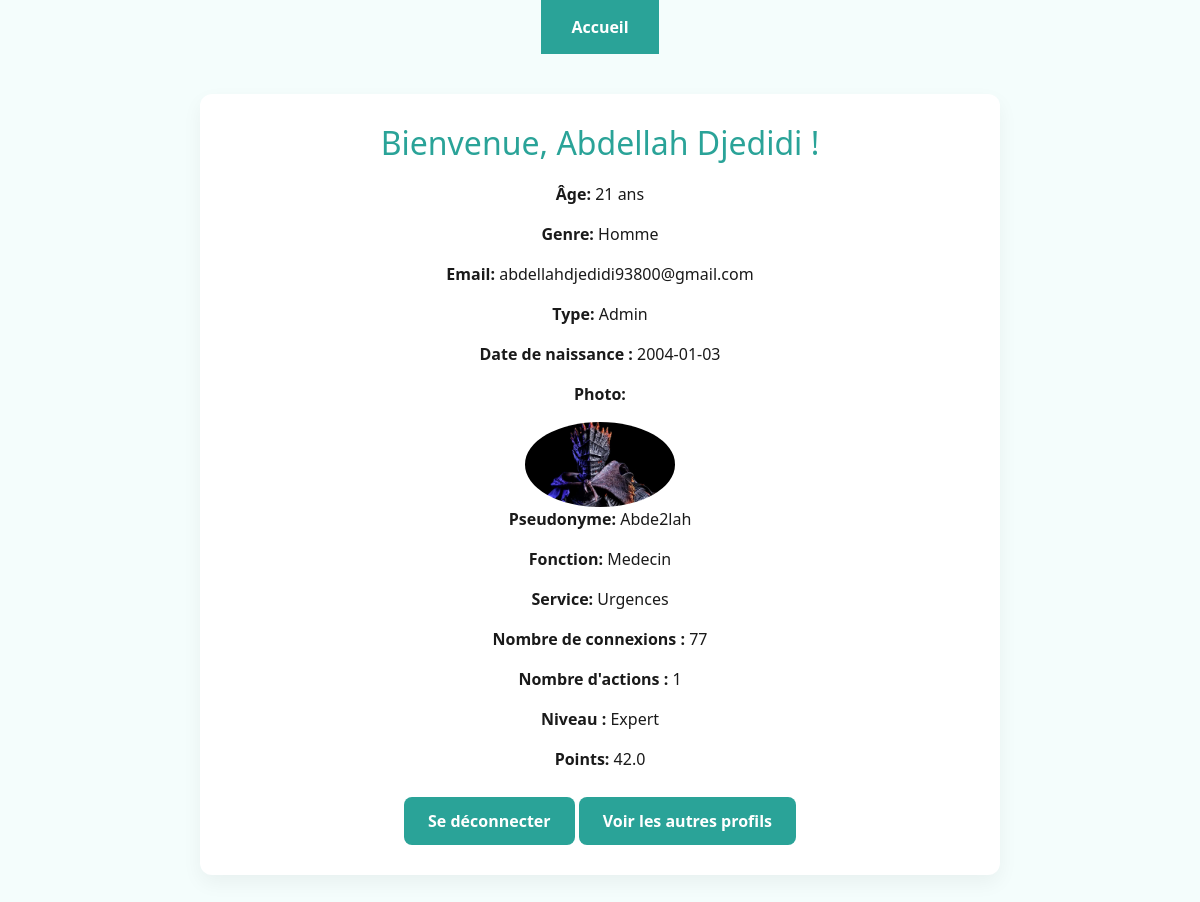
The page /profil/Abde2lah on the database as committed earlier.
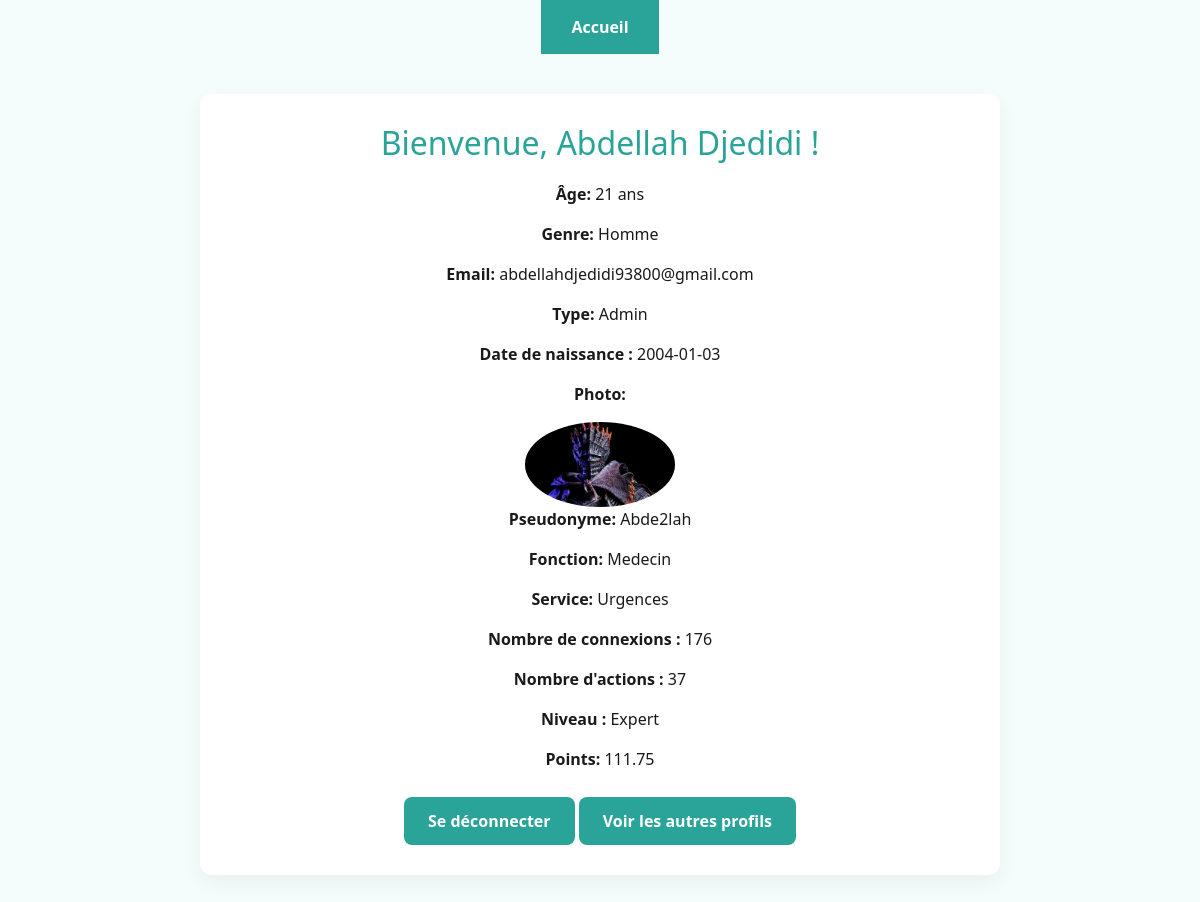
The same page on the database as committed later.
### tables this page shows
CREATE TABLE Informations (
    nom VARCHAR(255),
    prenom VARCHAR(255),
    age INT,
    genre VARCHAR(30),
    email VARCHAR(50),
    dateNaissance DATE,
    type VARCHAR INT,
    password VARCHAR(255),
    photo VARCHAR(255),
    fonction VARCHAR(30),
    service VARCHAR(30),
    niveau INT,
    pseudonyme VARCHAR(50) PRIMARY KEY,
    points FLOAT,
    nbAction INT,
    nbAcces INT,
    FOREIGN KEY (pseudonyme) REFERENCES Connexion(pseudonyme)
);

### app.py (the view)
@app.route('/profil/<pseudonyme>')
def profil(pseudonyme):
    conn = sql.connect("donnees.db")
    cursor = conn.cursor()
    cursor.execute("SELECT * FROM Informations WHERE pseudonyme = ?", (pseudonyme,))
    user = cursor.fetchone()
    conn.close()
    return render_template("profil.html", user=user) if user else ("Utilisateur non trouvé", 404)

### app.py (called while the page is built)
@app.context_processor
def inject_user_type():
    def get_user_type_safe(pseudo):
        result = get_user_type(pseudo)
        return int(result[0]) if result else 0
    return dict(get_user_type=get_user_type_safe)

### models.py (called while the page is built)
def get_user_type(pseudonyme):
    con = sql.connect("donnees.db")
    cur = con.cursor()
    cur.execute("SELECT type FROM Informations WHERE pseudonyme = ? OR email = ?", (pseudonyme, pseudonyme))
    result = cur.fetchone()
    con.close()
    return result

### templates/profil.html (shortened to what this page needs)
<!DOCTYPE html>
<html lang="fr">
<head>
    <link rel="stylesheet" href="https://cdn.jsdelivr.net/npm/bootstrap@5.3.0/dist/css/bootstrap.min.css">
    <link rel="stylesheet" href="{{ url_for('static', filename='dist/css/styles.css') }}">
</head>
<body>
    <div class="navbar">
        <a href="{{ url_for('accueil')}}">Accueil</a>
    </div>
    <div class="container text-center">
        <h2>Bienvenue, {{ user[1] }} {{ user[0] }} !</h2>
        <p><strong>Âge:</strong> {{ user[2] }} ans</p>
        <p><strong>Genre:</strong> {{ user[3] }}</p>
        <p><strong>Email:</strong> {{ user[4] }}</p>
        <p><strong>Type:</strong>
            {% if user[6] == 1 %}
                Simple
            {% elif user[6] == 2 %}
                Complexe
            {% elif user[6] == 3 %}
                Admin
            {% endif %}
        </p>
        <p><strong>Date de naissance :</strong> {{ user[5] }}</p>
        <p><strong>Photo:</strong></p>
        <img src="{{ user[8] }}" alt="" class="img-fluid" style="max-width: 150px; border-radius: 50%; border: 8px; border-color: black;"/>
        <p><strong>Pseudonyme:</strong> {{ user[12] }}</p>
        <p><strong>Fonction:</strong> {{ user[9] }}</p>
        <p><strong>Service:</strong> {{ user[10] }}</p>
        <p><strong>Nombre de connexions :</strong> {{ user[15] }}</p>
        <p><strong>Nombre d'actions :</strong> {{ user[14] }}</p>
        <p><strong>Niveau :</strong>
            {% if user[11] == 0 %}
                Débutant
            {% elif user[11] == 1 %}
                Intermédiaire
            {% elif user[11] == 2 %}
                Avancé
            {% elif user[11] == 3 %}
                Expert
            {% else %}
                Niveau inconnu
            {% endif %}
        </p>
        <p><strong>Points:</strong> {{ user[13] }}</p>
        <a href="{{ url_for('logout') }}" class="btn btn-danger">Se déconnecter</a>
        <a href="{{ url_for('liste_utilisateurs') }}" class="btn btn-primary">Voir les autres profils</a>
    </div>
</body>
</html>

Rows that differ between the two databases and show on the page:
changed Informations "Abdellah": nbAcces "77" → "176"; nbAction "1" → "37"; points "42.0" → "111.75"
